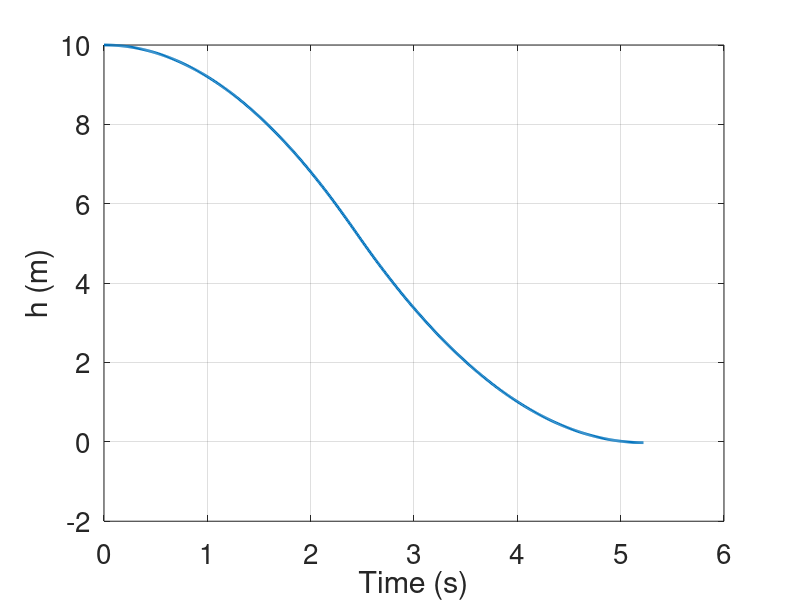
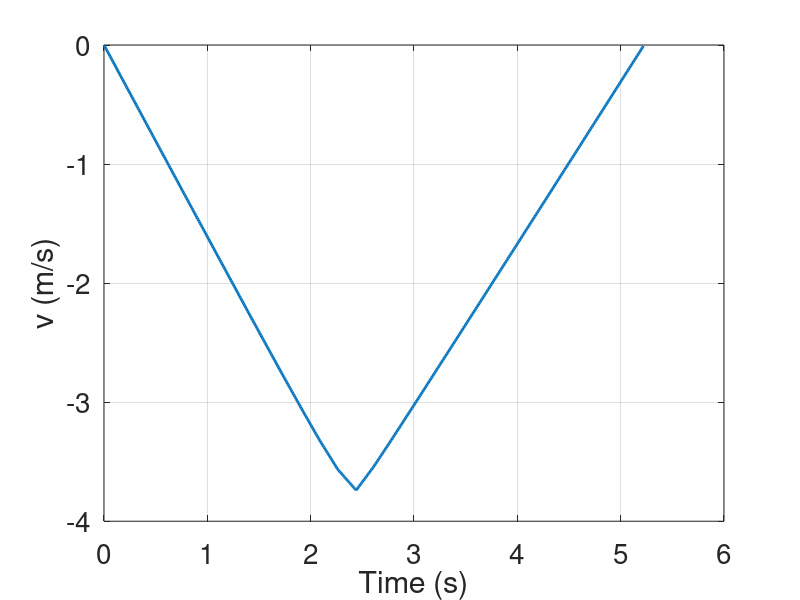
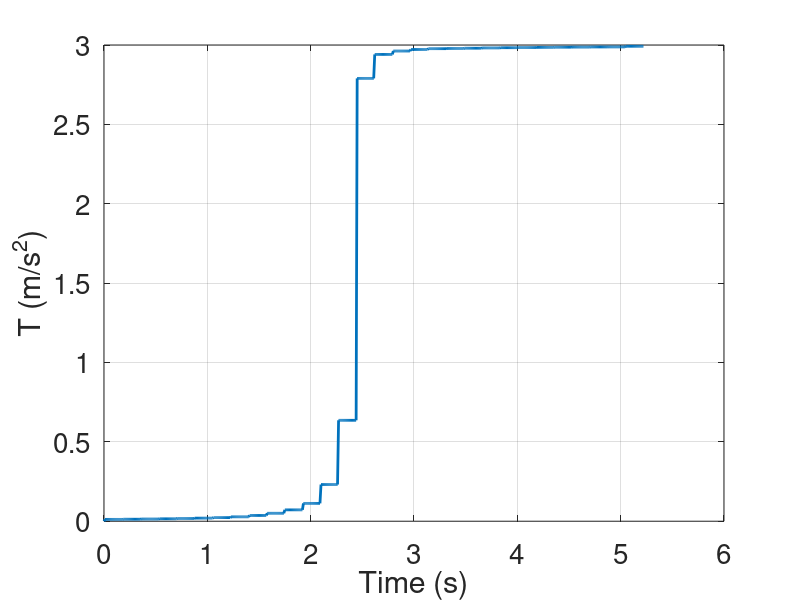

Source code (MATLAB) for these figures, in order: (Note: this script raises an error after producing the figures.)
close all;
clear all;
clc;

load OCPwoNoise.csv
SpaceTraj = OCPwoNoise;
% load OCPwNoise.csv
% SpaceTraj = OCPwNoise;
% load MPCwNoise.csv
% SpaceTraj = MPCwNoise;

t = 0:0.01:(size(SpaceTraj, 1)*0.01 - 0.01);
Xloc = SpaceTraj(:, 1);
UTraj = SpaceTraj(:, 2);
T = SpaceTraj(:, 3);
TR = SpaceTraj(:, 4);

%% This is the section for plotting the response
figure(1)
plot(t, Xloc, 'LineWidth',2)
xlabel("Time (s)")
ylabel("h (m)")
set(gca, 'FontSize', 20)
grid on;
set(gcf, 'Position', [500, 200, 700, 450])

figure(2)
plot(t, UTraj, 'LineWidth',2)
xlabel("Time (s)")
ylabel("v (m/s)")
set(gca, 'FontSize', 20)
grid on;
set(gcf, 'Position', [500, 200, 700, 450])


figure(3)
hold on
% plot(t, TR, 'LineWidth',2)
plot(t, T, 'LineWidth',2)
% legend("Predicted", "Real")
% legend box off
xlabel("Time (s)")
ylabel("T (m/s^2)")
set(gca, 'FontSize', 20)
grid on;
box on;
set(gcf, 'Position', [500, 200, 700, 450])

%% This is the section for plotting moon lander movie
FG = imread('MoonLander.jpg');
if size(FG,3) == 1
    FG = repmat(FG,[1 1 3]); 
end
FG = flipud(FG);
h = figure(1);
for i = 1:length(t)
    i
    Xlocation = Xloc(i);
    plot(0,0); hold on
    set(gca,'XColor', 'none','YColor','none')

    image(FG, 'xdata', [0 3],'ydata',[Xlocation + 0 Xlocation + 4.5])
    axis equal
    axis([-0.5, 3.5, -1, 14.5])
    set(gca,'XTick',[])
    set(gca,'YTick',[])
    set(gcf, 'Position',[500, 200, 300, 1000])
    % drawnow
    pause(0.01)
    name = "PlotMPCwNoise\MPC" + num2str(i) + ".png"; % Change here for 
    saveas(h, name)
    hold off;

end

% 